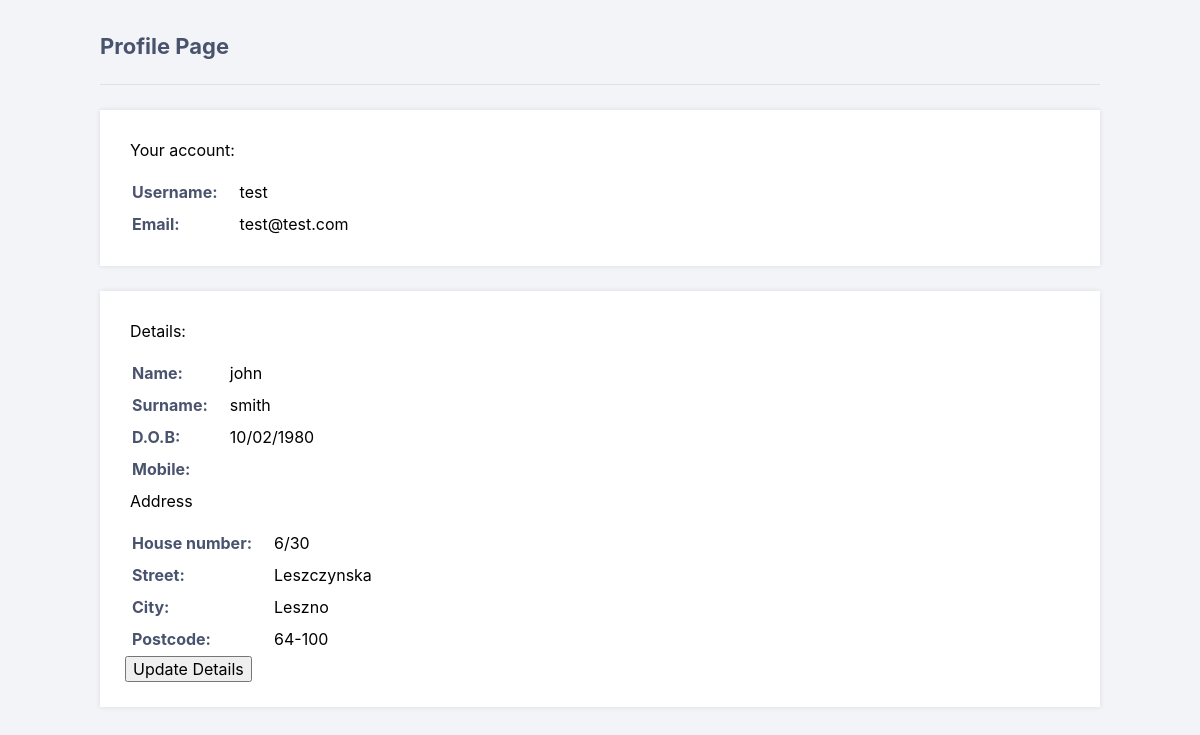
The app's page /public_html/user/profile.php (signed in) with its own data.
### tables this page shows
CREATE TABLE IF NOT EXISTS `accounts` (
	`id` int NOT NULL AUTO_INCREMENT,
  	`username` varchar(50) NOT NULL UNIQUE,
  	`password` varchar(255) NOT NULL,
  	`email` varchar(100) NOT NULL UNIQUE,
    `activation_code` varchar(50) DEFAULT '',
    `account_type`  ENUM('user', 'admin') NOT NULL,  
    PRIMARY KEY (`id`)    
);

CREATE TABLE IF NOT EXISTS `userdetails` (
	 `user_id` int NOT NULL,
     `given_name` varchar(50) NOT NULL,
     `surname` varchar(50) NOT NULL,
     `dob` varchar(10) NOT NULL,
     `mobile` varchar(20) DEFAULT '',
    PRIMARY KEY (`user_id`),
    FOREIGN KEY (`user_id`) REFERENCES `accounts`(`id`) ON DELETE CASCADE
);

CREATE TABLE IF NOT EXISTS `addresses` (
     `user_id` int NOT NULL,
     `street` varchar(50) DEFAULT '' ,
     `house` varchar(20) DEFAULT '',
     `city` varchar(20) DEFAULT '',
     `postcode` varchar(6) DEFAULT '',
    PRIMARY KEY (`user_id`),
    FOREIGN KEY (`user_id`) REFERENCES `accounts`(`id`) ON DELETE CASCADE
);

### public_html/user/profile.php (the view, shortened to what this page needs)
<?php
include '../db/_con.php';
$stmt = $con->prepare('SELECT email, ud.given_name, ud.surname, ud.mobile, ud.dob, ad.street, ad.house, ad.city, ad.postcode FROM accounts as ac
JOIN userdetails as ud
ON ac.id = ud.user_id
JOIN addresses as ad
on ac.id = ad.user_id
WHERE ac.id = ?');
$stmt->bind_param('i', $_SESSION['id']);
$stmt->execute();
$stmt->bind_result($email, $given_name, $surname, $mobile, $dob, $street, $house, $city, $postcode );
?>
<!DOCTYPE html>
<html>
	<head>
		<link href="../style.css" rel="stylesheet" type="text/css">
		<link rel="stylesheet" href="https://use.fontawesome.com/releases/v5.7.1/css/all.css">
	</head>
	<body class="loggedin">
		<div class="content">
			<h2>Profile Page</h2>
			<div>
				<p>Your account:</p>
				<table>
					<tr>
						<td>Username:</td>
						<td><?=$_SESSION['name']?></td>
					</tr>
					<tr>
						<td>Email:</td>
						<td><?=$email?></td>
					</tr>
				</table>
			</div>
			<div>
				<p>Details:</p>
				<table>
				<tr>
						<td>Name:</td>
						<td><?=$given_name?></td>
					</tr>
					<tr>
						<td>Surname:</td>
						<td><?=$surname?></td>
					</tr>
					<tr>
						<td>D.O.B:</td>
						<td><?=$dob?></td>
					</tr>
					<tr>
						<td>Mobile:</td>
						<td><?=$mobile?></td>
					</tr>
					</table>
					<p> Address</p>
					<table>
					<tr>
						<td>House number:</td>
						<td><?=$house?></td>
					</tr>
					<tr>
						<td>Street:</td>
						<td><?=$street?></td>
					</tr>
					<tr>
						<td>City:</td>
						<td><?=$city?></td>
					</tr>
					<tr>
						<td>Postcode:</td>
						<td><?=$postcode?></td>
					</tr>
				</table>
				<form action="../user/update_details.php">
					<input type="submit" value="Update Details" />
				</form>
	</body>
</html>

### public_html/style.css (style rules this page uses)
* { box-sizing: border-box; font-family: -apple-system, BlinkMacSystemFont, "segoe ui", roboto, oxygen, ubuntu, cantarell, "fira sans", "droid sans", "helvetica neue", Arial, sans-serif; font-size: 16px; -webkit-font-smoothing: antialiased; -moz-osx-font-smoothing: grayscale; }
body { background-color: #435165; }
body.loggedin { background-color: #f3f4f7; }
.content { width: 1000px; margin: 0 auto; }
.content h2 { margin: 0; padding: 25px 0; font-size: 22px; border-bottom: 1px solid #e0e0e3; color: #4a536e; }
.content > p, .content > div { box-shadow: 0 0 5px 0 rgba(0, 0, 0, 0.1); margin: 25px 0; padding: 25px; background-color: #fff; }
.content > p table td, .content > div table td { padding: 5px; }
.content > p table td:first-child, .content > div table td:first-child { font-weight: bold; color: #4a536e; padding-right: 15px; }
.content > div p { padding: 5px; margin: 0 0 10px 0; }

### records on screen
accounts: email "test@test.com", userdetails.given_name "john", userdetails.surname "smith", userdetails.dob "10/02/1980", addresses.house "6/30", addresses.street "Leszczynska", addresses.city "Leszno", addresses.postcode "64-100"

### other values on screen
$_SESSION['name'] "test"
